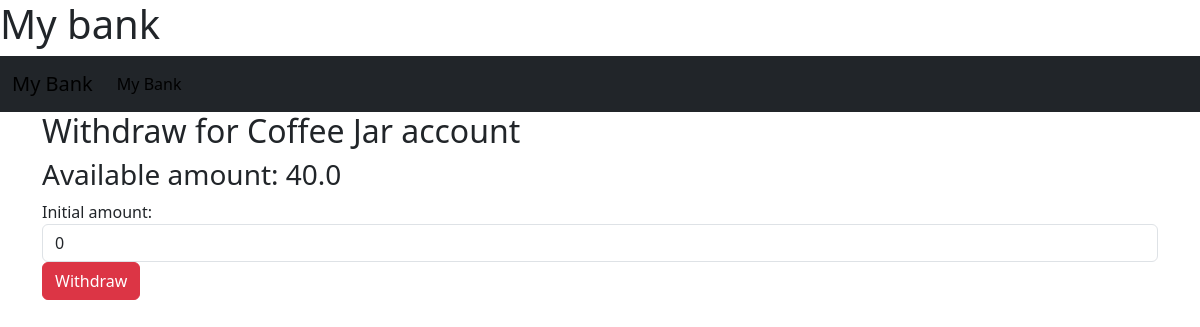
The page /bank/withdraw/3 on the database as committed earlier.
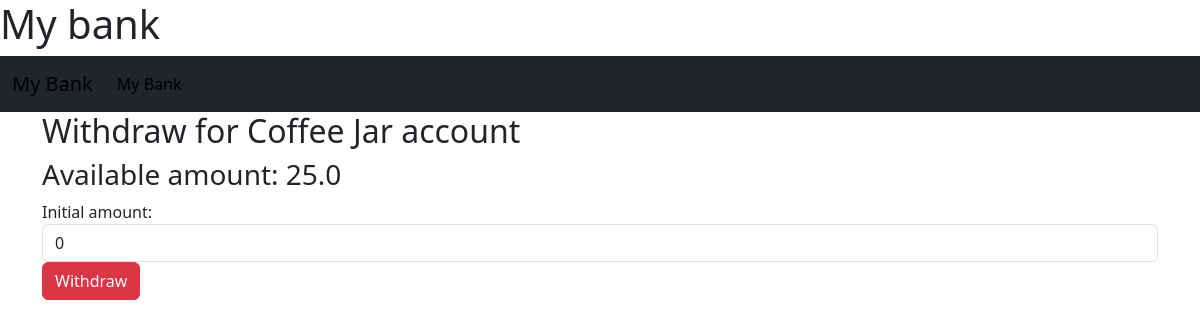
The same page on the database as committed later.
### bank/models.py (models this page shows, shortened)
class Account(models.Model):
        id = models.AutoField(primary_key=True)
        name = models.CharField(max_length=20, default="new")
        total = models.FloatField(default=0)
        withdraw = models.BooleanField(default=False)

### bank/views.py (the view)
# urls.py: path("withdraw/<int:account_id>",views.withdraw,name="withdraw")
def withdraw(request,account_id):
    form = WithdrawForm()
    bank = Account.objects.get(id=account_id)
    if request.method == 'POST':
        form = WithdrawForm(request.POST)
        if form.is_valid():
            amountValue = form.cleaned_data.get('amountValue')
            if amountValue <= bank.total:
                newDep = AccountDetail(amount=amountValue*-1, date= datetime.datetime.now(),account = bank )
                newDep.save()
                accountTotal = AccountDetail.objects.filter(account=account_id).aggregate(Sum('amount'))
                newTotal = Account(id=account_id,total =accountTotal['amount__sum'],name=bank.name,withdraw = bank.withdraw)
                newTotal.save()
                return HttpResponseRedirect(reverse('details',args=(account_id,)))
    else:
        form = WithdrawForm()
    return render(request,"bank/withdraw.html",{
        "withdraw_form": form,
        "account":bank
    })

### bank/forms.py
class WithdrawForm(forms.Form):
    amountValue = forms.IntegerField(label="Initial amount",widget=forms.NumberInput(attrs={'class':'form-control'}),initial=0,min_value=0)

### bank/templates/bank/withdraw.html (shortened to what this page needs)
{% extends "bank/layout.html" %}
{% block body %}
<div class="container">
    <h2>Withdraw for {{account.name}} account</h2>
    <h3>Available amount: {{account.total}}</h3>
    <form method = 'POST'>
        <div class="form-group">
            {{withdraw_form.amountValue.label_tag}}
            {{withdraw_form.amountValue}}
        </div>
        <button type="submit" class="btn btn-danger">Withdraw</button>
      </form>
</div>
{% endblock body %}

Rows that differ between the two databases and show on the page:
changed Account "Coffee Jar": total "40.0" → "25.0"
